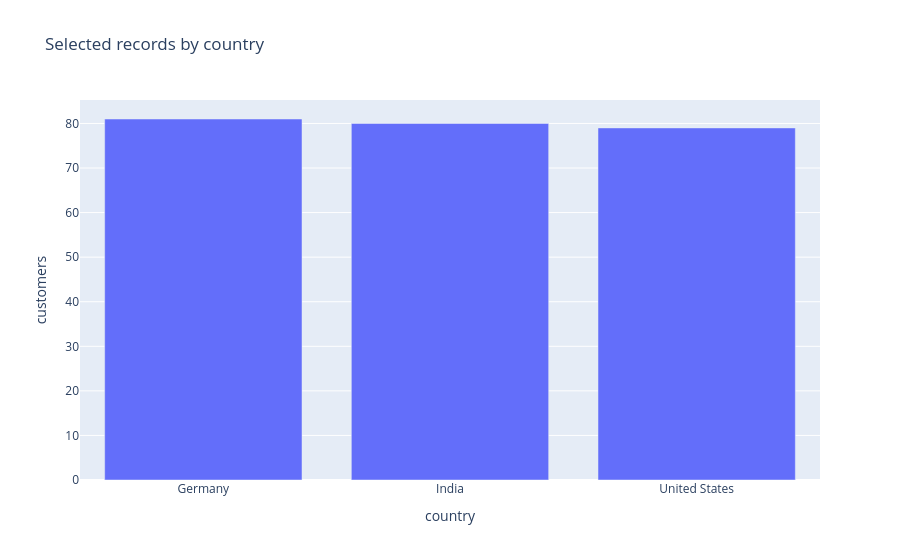
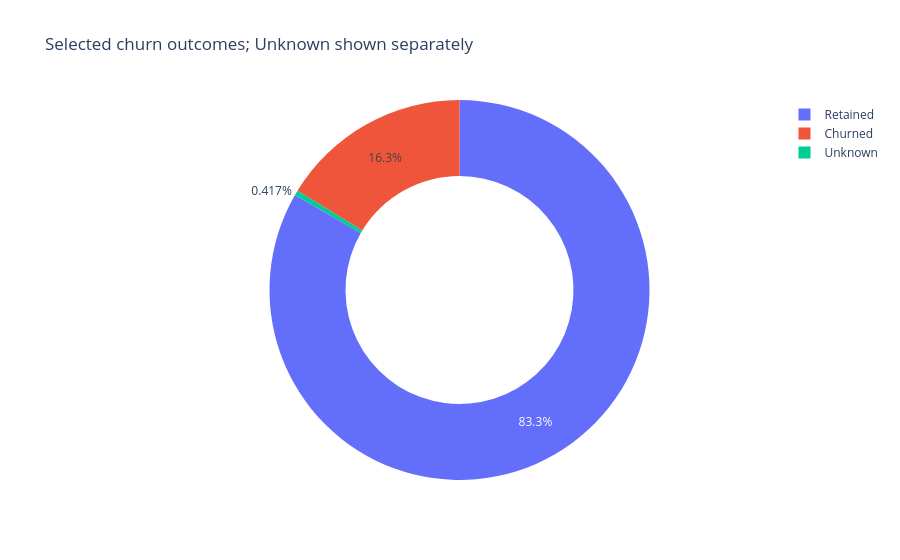
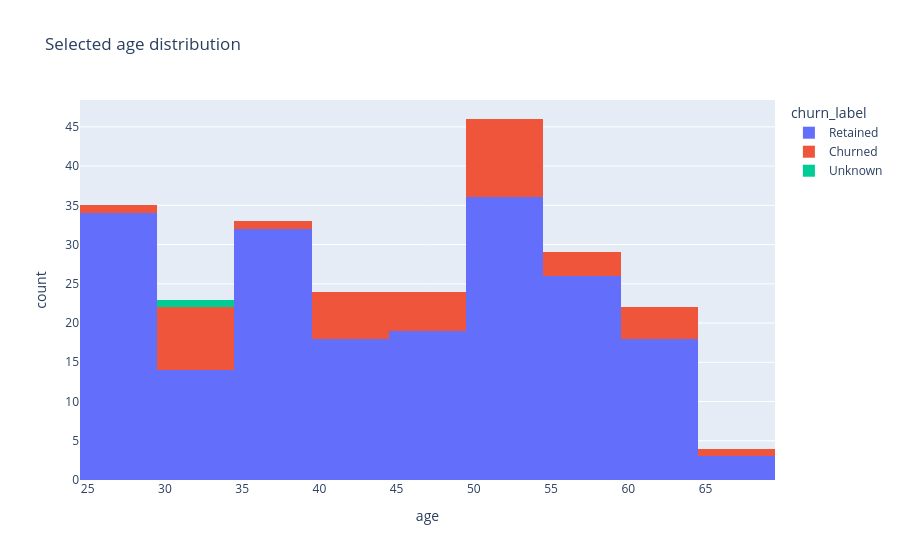
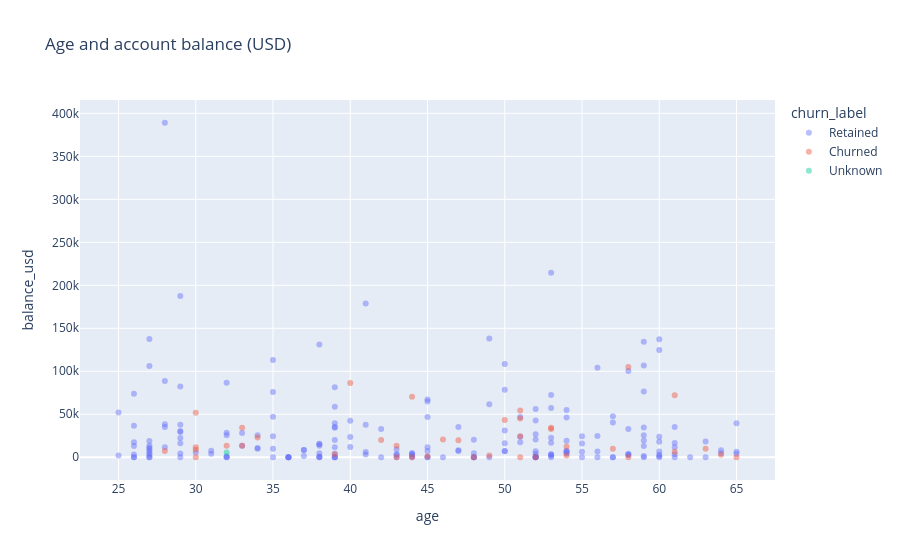

Notebook code for these charts, in order:
### Markdown cell above
## 9. Interactive visualization gallery
All charts in this section use `selected`, not the full source. Hover, zoom and export with the Plotly toolbar. Sample sizes and missingness matter when comparing countries. Holding more of an asset does not establish that the asset performs better.

### Code cell
if not selected.empty:
    px.bar(country_summary,x='country',y='customers',title='Selected records by country').show()
    px.pie(selected,names='churn_label',hole=.6,title='Selected churn outcomes; Unknown shown separately').show()
    px.histogram(selected,x='age',color='churn_label',title='Selected age distribution').show()
    px.scatter(selected,x='age',y='balance_usd',color='churn_label',opacity=.45,title='Age and account balance (USD)').show()
    px.box(selected,x='country',y='balance_usd',color='country',title='Balance box plots (USD)').show()
    px.violin(selected,x='country',y='balance_usd',color='country',box=True,points=False,title='Balance violin distributions (USD)').show()
    nums=selected.select_dtypes('number').drop(columns=list(MONEY)+['customer_id'],errors='ignore')
    px.imshow(nums.corr(),zmin=-1,zmax=1,color_continuous_scale='RdBu_r',title='Pairwise-complete correlation matrix').show()
    tenure=selected.groupby('tenure',as_index=False).balance_usd.mean()
    px.line(tenure,x='tenure',y='balance_usd',markers=True,title='Balance by tenure — cross-sectional, not historical').show()
    assets=['balance_usd','bitcoin_usd','fixed_deposit_usd','stocks_usd','mutual_funds_usd']
    asset_summary=selected.groupby('country')[assets].sum(min_count=1).reset_index().melt(id_vars='country',var_name='asset',value_name='usd')
    px.bar(asset_summary,x='country',y='usd',color='asset',title='Recorded asset allocation by selected country (USD)').show()
else:
    print('No matching records. Broaden controls and rerun section 8.')

### Figure 1 — Plotly figure (JSON) as saved in the notebook; plotly's stock layout.template omitted (floating-point values rounded to 4 significant figures)
{"data": [{"hovertemplate": "country=%{x}<br>customers=%{y}<extra></extra>", "legendgroup": "", "marker": {"color": "#636efa", "pattern": {"shape": ""}}, "name": "", "orientation": "v", "showlegend": false, "textposition": "auto", "type": "bar", "x": ["Germany", "India", "United States"], "xaxis": "x", "y": [81, 80, 79], "yaxis": "y"}], "layout": {"barmode": "relative", "legend": {"tracegroupgap": 0}, "title": {"text": "Selected records by country"}, "xaxis": {"anchor": "y", "domain": [0.0, 1.0], "title": {"text": "country"}}, "yaxis": {"anchor": "x", "domain": [0.0, 1.0], "title": {"text": "customers"}}}}

### Figure 2 — Plotly figure (JSON) as saved in the notebook; plotly's stock layout.template omitted (floating-point values rounded to 4 significant figures; data arrays with more than 128 entries replaced by an {"elided": "..."} marker saying what was removed)
{"data": [{"domain": {"x": [0.0, 1.0], "y": [0.0, 1.0]}, "hole": 0.6, "hovertemplate": "churn_label=%{label}<extra></extra>", "labels": {"elided": "240 str values"}, "legendgroup": "", "name": "", "showlegend": true, "type": "pie"}], "layout": {"legend": {"tracegroupgap": 0}, "title": {"text": "Selected churn outcomes; Unknown shown separately"}}}

### Figure 3 — Plotly figure (JSON) as saved in the notebook; plotly's stock layout.template omitted (floating-point values rounded to 4 significant figures; data arrays with more than 128 entries replaced by an {"elided": "..."} marker saying what was removed)
{"data": [{"bingroup": "x", "hovertemplate": "churn_label=Retained<br>age=%{x}<br>count=%{y}<extra></extra>", "legendgroup": "Retained", "marker": {"color": "#636efa", "pattern": {"shape": ""}}, "name": "Retained", "orientation": "v", "showlegend": true, "type": "histogram", "x": {"elided": "200 float values"}, "xaxis": "x", "yaxis": "y"}, {"bingroup": "x", "hovertemplate": "churn_label=Churned<br>age=%{x}<br>count=%{y}<extra></extra>", "legendgroup": "Churned", "marker": {"color": "#EF553B", "pattern": {"shape": ""}}, "name": "Churned", "orientation": "v", "showlegend": true, "type": "histogram", "x": [58.0, 40.0, 61.0, 44.0, 51.0, 30.0, 51.0, 50.0, 53.0, 33.0, 53.0, 51.0, 34.0, 46.0, 42.0, 47.0, 43.0, 32.0, 33.0, 54.0, 30.0, 57.0, 63.0, 30.0, 28.0, 61.0, 39.0, 64.0, 49.0, 54.0, 45.0, 58.0, 51.0, 65.0, 30.0, 52.0, 44.0, 43.0, 48.0], "xaxis": "x", "yaxis": "y"}, {"bingroup": "x", "hovertemplate": "churn_label=Unknown<br>age=%{x}<br>count=%{y}<extra></extra>", "legendgroup": "Unknown", "marker": {"color": "#00cc96", "pattern": {"shape": ""}}, "name": "Unknown", "orientation": "v", "showlegend": true, "type": "histogram", "x": [32.0], "xaxis": "x", "yaxis": "y"}], "layout": {"barmode": "relative", "legend": {"title": {"text": "churn_label"}, "tracegroupgap": 0}, "title": {"text": "Selected age distribution"}, "xaxis": {"anchor": "y", "domain": [0.0, 1.0], "title": {"text": "age"}}, "yaxis": {"anchor": "x", "domain": [0.0, 1.0], "title": {"text": "count"}}}}

### Figure 4 — Plotly figure (JSON) as saved in the notebook; plotly's stock layout.template omitted (floating-point values rounded to 4 significant figures; data arrays with more than 128 entries replaced by an {"elided": "..."} marker saying what was removed)
{"data": [{"hovertemplate": "churn_label=Retained<br>age=%{x}<br>balance_usd=%{y}<extra></extra>", "legendgroup": "Retained", "marker": {"color": "#636efa", "opacity": 0.45, "symbol": "circle"}, "mode": "markers", "name": "Retained", "orientation": "v", "showlegend": true, "type": "scatter", "x": {"elided": "200 float values"}, "xaxis": "x", "y": {"elided": "200 float values"}, "yaxis": "y"}, {"hovertemplate": "churn_label=Churned<br>age=%{x}<br>balance_usd=%{y}<extra></extra>", "legendgroup": "Churned", "marker": {"color": "#EF553B", "opacity": 0.45, "symbol": "circle"}, "mode": "markers", "name": "Churned", "orientation": "v", "showlegend": true, "type": "scatter", "x": [58.0, 40.0, 61.0, 44.0, 51.0, 30.0, 51.0, 50.0, 53.0, 33.0, 53.0, 51.0, 34.0, 46.0, 42.0, 47.0, 43.0, 32.0, 33.0, 54.0, 30.0, 57.0, 63.0, 30.0, 28.0, 61.0, 39.0, 64.0, 49.0, 54.0, 45.0, 58.0, 51.0, 65.0, 30.0, 52.0, 44.0, 43.0, 48.0], "xaxis": "x", "y": [104900.0, 86450.0, 72110.0, 70280.0, 54320.0, 51860.0, 45170.0, 43450.0, 34380.0, 34240.0, 33000.0, 24440.0, 22860.0, 20760.0, 20030.0, 19900.0, 13400.0, 13280.0, 13270.0, 12500.0, 11520.0, 9937.0, 9784.0, 8730.0, 7387.0, 6366.0, 3533.0, 2846.0, 2041.0, 1985.0, 1162.0, 0.0, 0.0, 0.0, 0.0, 0.0, 0.0, 0.0, 0.0], "yaxis": "y"}, {"hovertemplate": "churn_label=Unknown<br>age=%{x}<br>balance_usd=%{y}<extra></extra>", "legendgroup": "Unknown", "marker": {"color": "#00cc96", "opacity": 0.45, "symbol": "circle"}, "mode": "markers", "name": "Unknown", "orientation": "v", "showlegend": true, "type": "scatter", "x": [32.0], "xaxis": "x", "y": [5565.0], "yaxis": "y"}], "layout": {"legend": {"title": {"text": "churn_label"}, "tracegroupgap": 0}, "title": {"text": "Age and account balance (USD)"}, "xaxis": {"anchor": "y", "domain": [0.0, 1.0], "title": {"text": "age"}}, "yaxis": {"anchor": "x", "domain": [0.0, 1.0], "title": {"text": "balance_usd"}}}}
